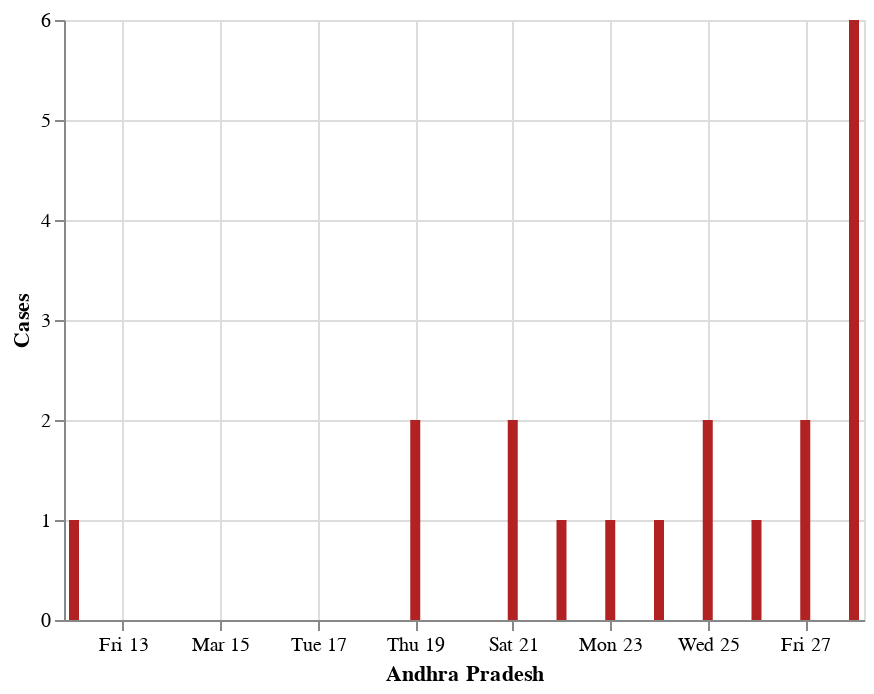

The notebook cell this image was saved under:
### Code cell
#hide_input
import altair as alt
#draw_plot_alt(graph_df,14,"West Bengal")
wb_df=graph_df.query("detected_state == 'Andhra Pradesh'").reset_index()
wb_df=wb_df[["diagnosed_date",0]]
wb_df.rename(columns={0:'Cases'},inplace=True)
wb_df=wb_df.groupby("diagnosed_date").sum().reset_index()
#wb_df
alt.Chart(wb_df).mark_bar(color='firebrick').encode(
    alt.X('diagnosed_date', title='Andhra Pradesh'),
    alt.Y('sum(Cases)', title='Cases')
).interactive()

### Figure 1 — Vega-Lite specification as saved in the notebook (floating-point values rounded to 4 significant figures)
{"config": {"view": {"continuousWidth": 400, "continuousHeight": 300}}, "data": {"name": "data-97537f5f94fb0414493913be9b269b9f"}, "mark": {"type": "bar", "color": "firebrick"}, "encoding": {"x": {"type": "temporal", "field": "diagnosed_date", "title": "Andhra Pradesh"}, "y": {"type": "quantitative", "aggregate": "sum", "field": "Cases", "title": "Cases"}}, "selection": {"selector121": {"type": "interval", "bind": "scales", "encodings": ["x", "y"]}}, "$schema": "https://vega.github.io/schema/vega-lite/v4.8.1.json", "datasets": {"data-97537f5f94fb0414493913be9b269b9f": [{"diagnosed_date": "2020-03-12T00:00:00", "Cases": 1}, {"diagnosed_date": "2020-03-19T00:00:00", "Cases": 2}, {"diagnosed_date": "2020-03-21T00:00:00", "Cases": 2}, {"diagnosed_date": "2020-03-22T00:00:00", "Cases": 1}, {"diagnosed_date": "2020-03-23T00:00:00", "Cases": 1}, {"diagnosed_date": "2020-03-24T00:00:00", "Cases": 1}, {"diagnosed_date": "2020-03-25T00:00:00", "Cases": 2}, {"diagnosed_date": "2020-03-26T00:00:00", "Cases": 1}, {"diagnosed_date": "2020-03-27T00:00:00", "Cases": 2}, {"diagnosed_date": "2020-03-28T00:00:00", "Cases": 6}]}}
